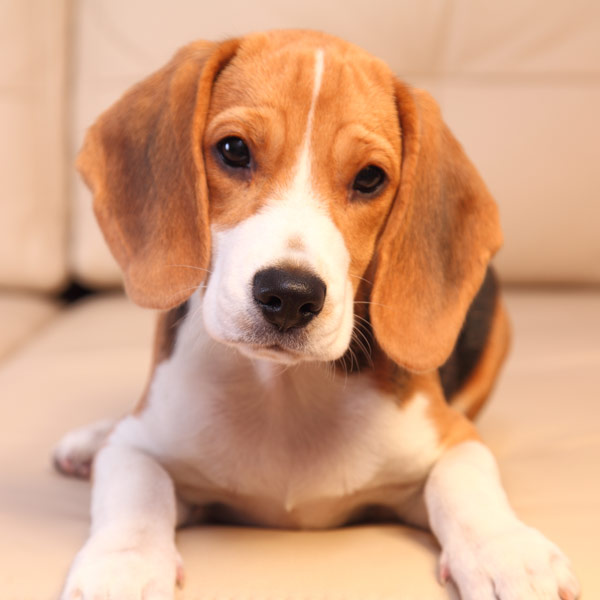
%> input picture image registration/dog.jpg, 600 x 600 px
$ octave simanneal.m   (GNU Octave 9; MATLAB toolbox functions it lacks are replaced by stand-ins)
%> lines starting %> are read from the running program, lines starting %| are printed output that depends on the picture
% deal with target image and floating image

%{
choose a piece of image (250:300,250:300)(name it target, but not real target).
Then rotated target 30 degree into target1.
Target1 is the real target we want and we are supposed to calculate the cost
between target1 and B. I choose same size with target in B and name it Y.
Rotate Y with degree r into Z. Calculate the cost between target1 and Z.

There are black part in target1 and Z.
 How should I deal with the black part and get the exact cost I want.

I  calculate the average cost for all pixes because just pixes
which are not black counts. For two different rotation,
the total number of pixes which counts is different.
But the optimized point I got by the program is
(0.83,0.35,0.83) which not the (0.55,0.55,0.083). I don?t know the reason yet.
average cost = 0.0027
%}


global B ;
global bm;
global bn;
global tm;
global tn;
global target;
global Mn;
global optimage;

% [41 lines of commented-out code are left out]
B = imread('dog.jpg');
%> B is the input picture: size 600x600x3 uint8; mean R, G, B 212.8, 163.5, 131.5
B = rgb2gray(B);
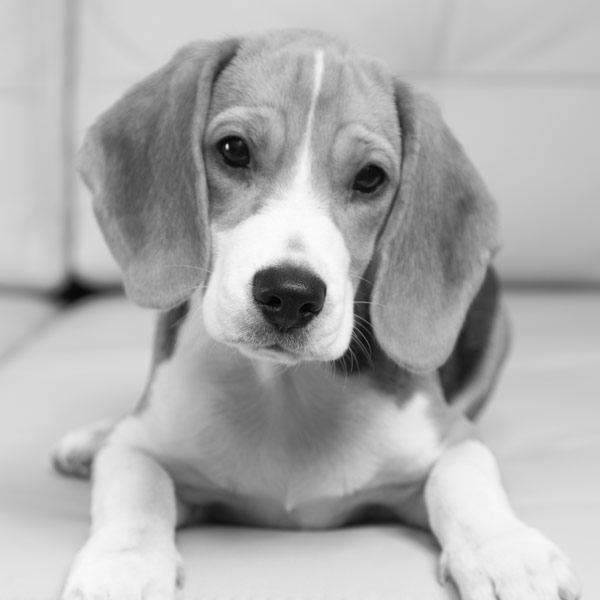
%> B: size 600x600 uint8; min 2, max 252, mean 174.6
%figure
%imshow(B);

B = double(B)./256.0;
%> B: size 600x600 double
[bm,bn] = size(B);
%> bm = 600; bn = 600

BR = imrotate(B,90,'bilinear');
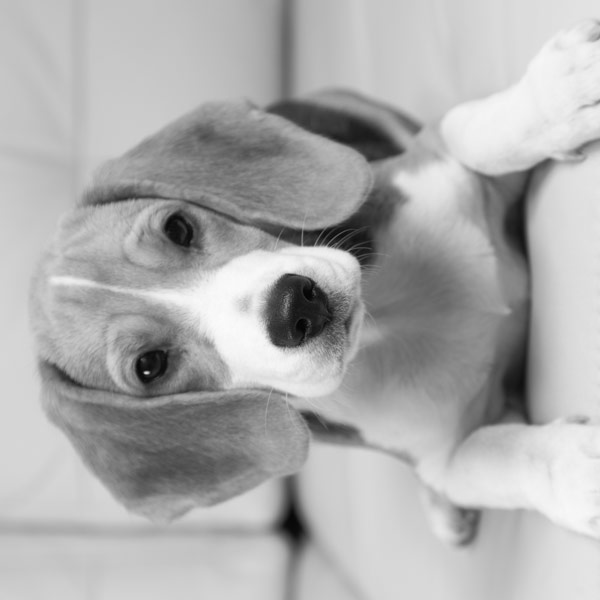
%> BR: size 600x600 double; min 0.00781, max 0.984, mean 0.682; mean of the top-left, top-right, bottom-left and bottom-right quarters 0.675, 0.696, 0.658, 0.699
[bm1,bn1]=size(BR);
%> bm1 = 600; bn1 = 600

target = BR(300:350,300:350);
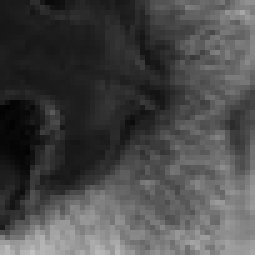
%> target: size 51x51 double (shown 5 times larger); min 0.00781, max 0.754, mean 0.288
%target = BR(100:150,150:200);
[tm,tn] = size(target);
%> tm = 51; tn = 51

Z3 = imtranslate(BR,[-299,-199]);
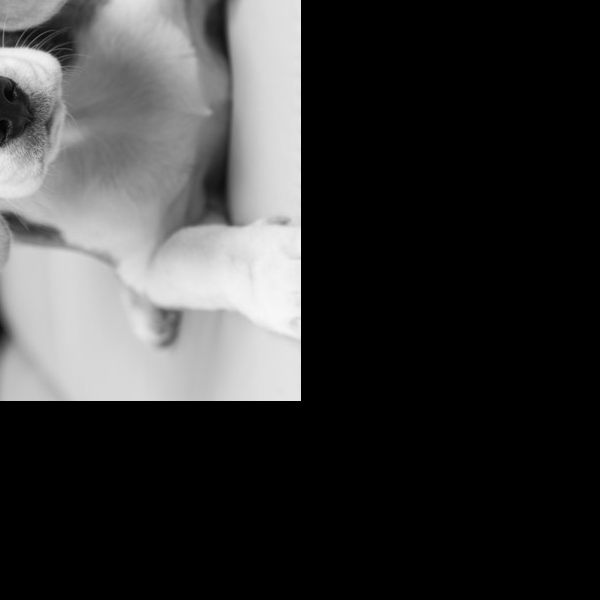
%> Z3: size 600x600 double; min 0, max 0.973, mean 0.224
%imshowpair(target, Z3(1:tm,1:tn), 'montage')
%pause(50)
fileID = fopen('costofs.txt','w');
for i=1:100
tic
x0 = [0.5,0.5,0.5];
objectivefun = @funct;
lb = [0 0 0];
ub = [1 1 1];

%> (the run ends here)

$ run again, with image registration/dog2.png saved as image registration/dog.jpg
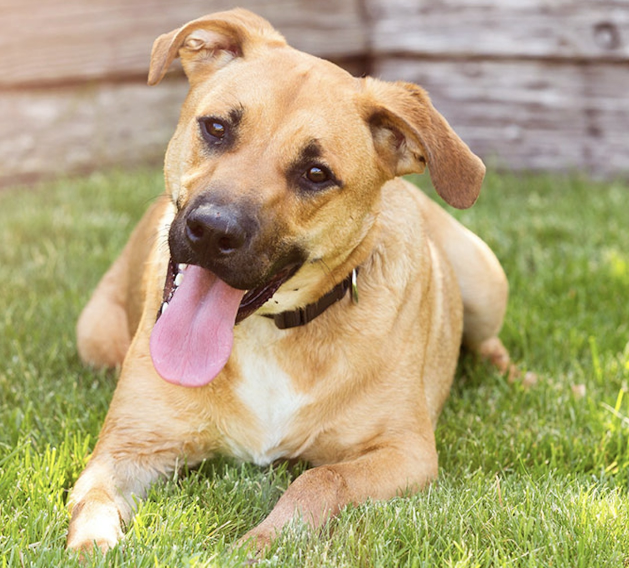
%> input picture image registration/dog2.png, 1258 x 1136 px (shown at 1/2 size)
%> B is the input picture: size 1136x1258x3 uint8; mean R, G, B 177.2, 164.5, 121.2
%> `BR = imrotate(B,90,'bilinear');`:
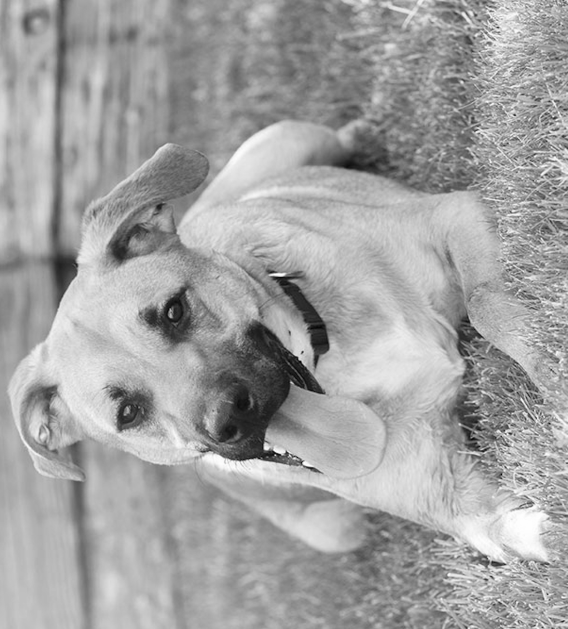
%> BR: size 1258x1136 double (shown at 1/2 size); min 0.00391, max 0.996, mean 0.638; mean of the top-left, top-right, bottom-left and bottom-right quarters 0.63, 0.619, 0.641, 0.662
%> `Z3 = imtranslate(BR,[-299,-199]);`:
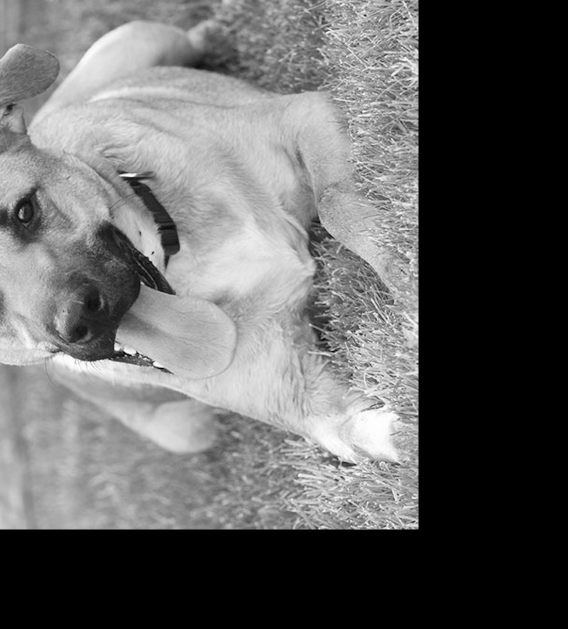
%> Z3: size 1258x1136 double (shown at 1/2 size); min 0, max 0.996, mean 0.393
